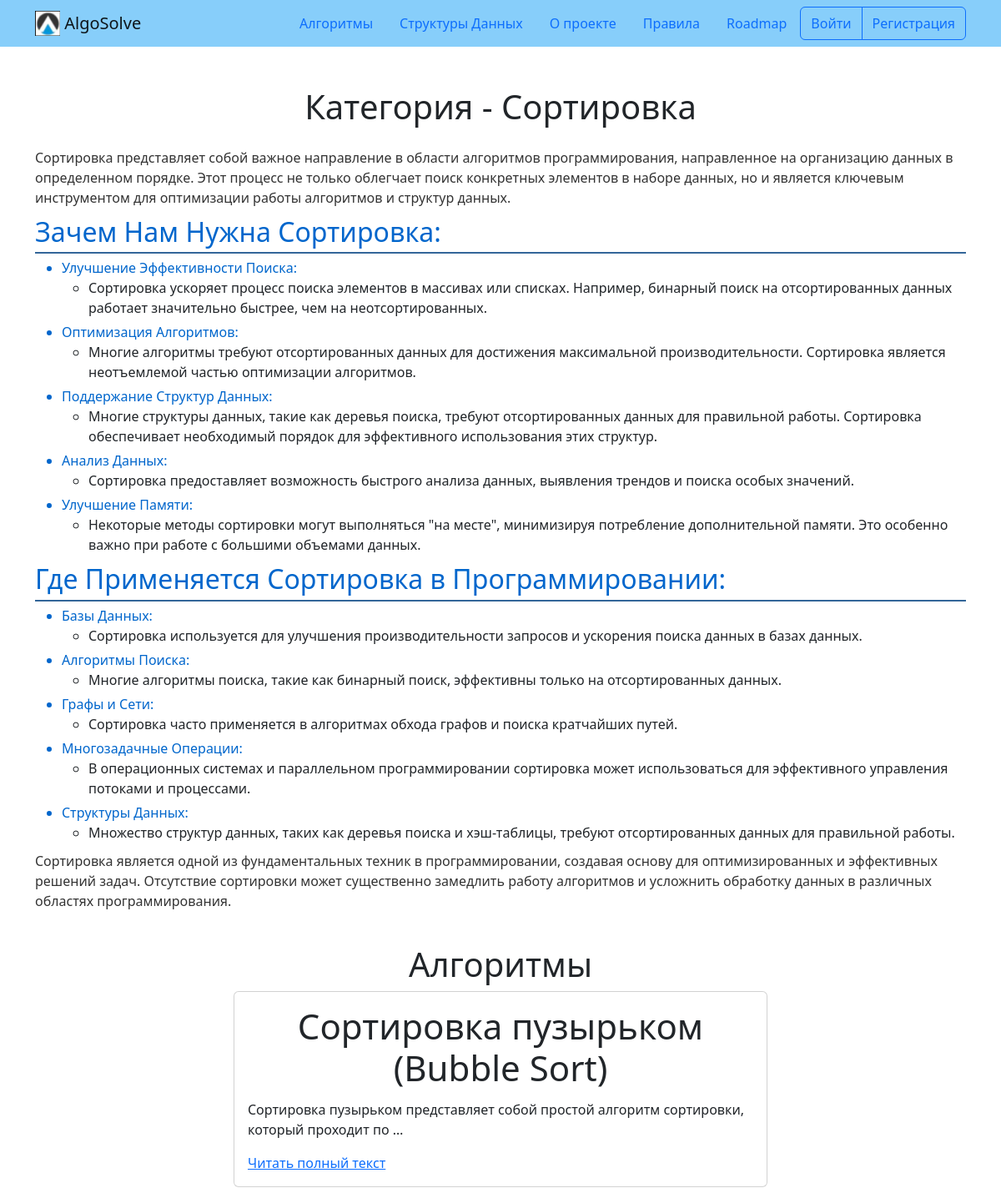
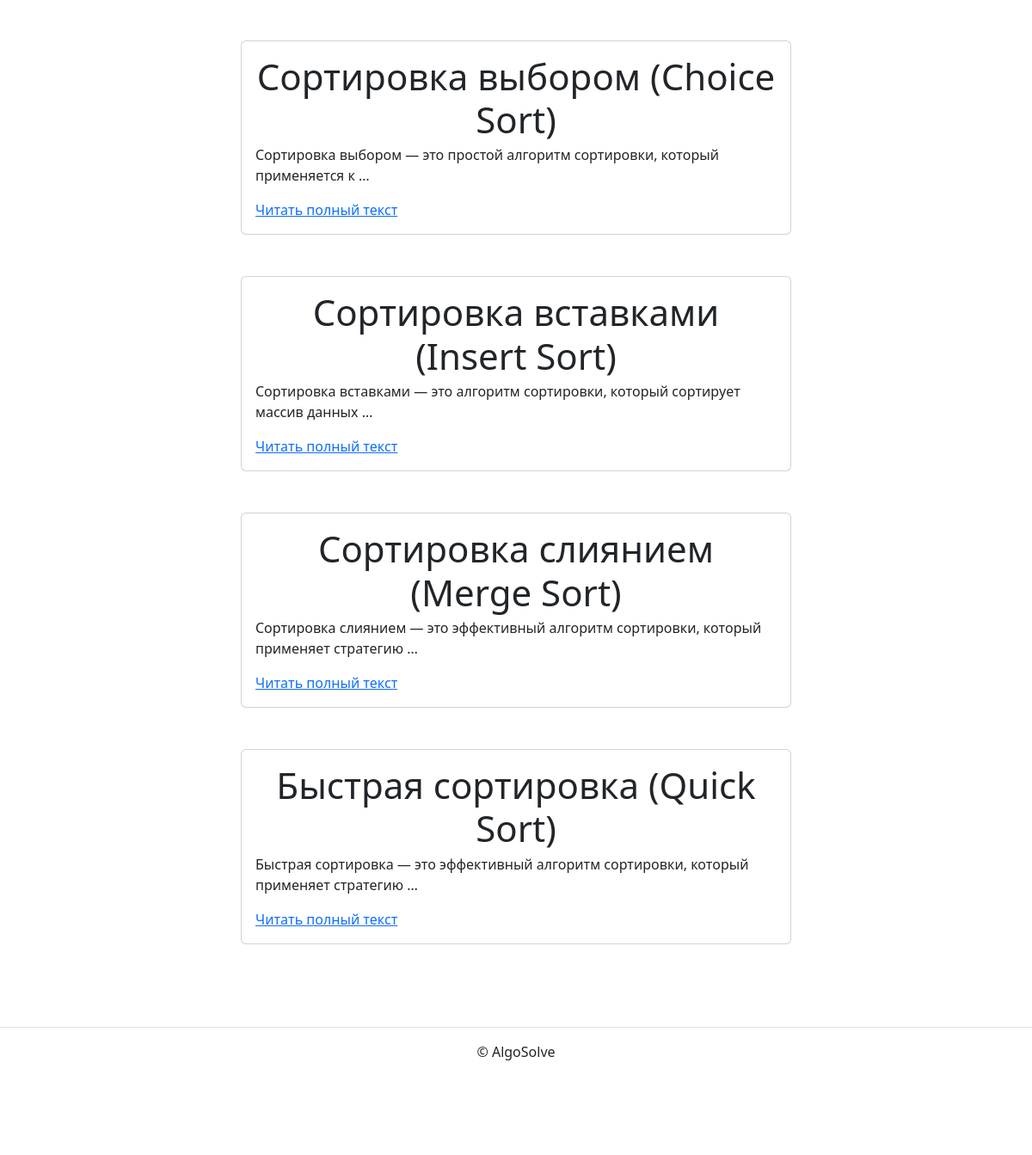
/algorithms/category_detail/sorting/, run on the app's committed database (2 pictures, top to bottom).
### algorithm/models.py (models this page shows, shortened)
class BaseModel(models.Model):
    is_published = models.BooleanField(
        default=True,
        verbose_name='Опубликовано',
        help_text='Снимите галочку, чтобы скрыть публикацию.'
    )
    created_at = models.DateTimeField(
        auto_now_add=True,
        verbose_name='Добавлено'
    )
    class Meta:
        abstract = True

class Category(BaseModel):
    title = models.CharField(verbose_name='Название', max_length=256)
    description = models.TextField(verbose_name='Описание', max_length=10000)
    slug = models.SlugField(
        unique=True,
        blank=True,
        verbose_name='Идентификатор',
        help_text=('Идентификатор страницы для URL; '
                   'разрешены символы латиницы, цифры, дефис и подчёркивание.')
    )
    class Meta:
        verbose_name = 'категория'
        verbose_name_plural = 'Категории'

class Algorithm(BaseModel):
    category = models.ForeignKey(
        Category,
        on_delete=models.SET_NULL,
        related_name='algorithms',
        null=True
    )
    title = models.CharField(verbose_name='Название', max_length=256)
    description = models.TextField(verbose_name='Описание', max_length=10000)
    theory = models.TextField(verbose_name='Принцип работы', max_length=10000)
    realization = models.TextField(verbose_name='Реализация', max_length=10000)
    example = models.TextField(verbose_name='Пример работы', max_length=10000)
    slug = models.SlugField(
        unique=True,
        blank=True,
        verbose_name='Идентификатор',
        help_text=('Идентификатор страницы для URL; '
                   'разрешены символы латиницы, цифры, дефис и подчёркивание.')
    )
    class Meta:
        verbose_name = 'алгоритм'
        verbose_name_plural = 'Алгоритмы'

### algorithm/views.py (the view)
class CategoryDetailView(ListView):
    model = Algorithm
    template_name = 'algorithm/category.html'
    def get_queryset(self):
        qs = super().get_queryset()
        return qs.filter(category__slug=self.kwargs['category'])
    def get_context_data(self, **kwargs):
        context = super().get_context_data(**kwargs)
        context['category'] = get_object_or_404(
            Category, slug=self.kwargs['category'])
        context['urls'] = get_object_or_404(
            Category, slug=self.kwargs['category']).urls.all()
        context['images'] = get_object_or_404(
            Category, slug=self.kwargs['category']).images.all()
        return context

### templates/algorithm/category.html (shortened to what this page needs)
{% extends "base.html" %}
{% block content %}
  <h1 class="text-center">Категория - {{ category.title }}</h1>
  <p class="col-12 offset-0 mb-3 lead text">{{ category.description|safe }}</p>
  <br>
  <h1 class="text-center">Алгоритмы</h1>
  {% for algorithm in object_list %}
    <article class="mb-5">
      {% include "includes/post_card.html" %}
    </article>
  {% endfor %}
{% endblock %}

### templates/includes/post_card.html (shortened to what this page needs)
<div class="col d-flex justify-content-center">
  <div class="card" style="width: 40rem;">
    <div class="card-body">
      {% if '/algorithms/categories/' in request.path %}
        <h5 class="card-title">{{ category.title }}</h5>
        <h6 class="card-subtitle mb-2 text-muted">
          <small>
            {% if not category.is_published %}
              <p class="text-danger">Категория снят с публикации админом</p>
            {% endif %}
          </small>
        </h6>
        <p class="card-text">{{ category.description|truncatewords:10|safe }}</p>
        <a href="{% url 'algorithm:category_detail' category.slug %}" class="card-link">Читать полный текст</a>
      {% elif '/category_detail/' in request.path %}
        <h5 class="card-title">{{ algorithm.title }}</h5>
        <p class="card-text">{{ algorithm.description|truncatewords:10|safe }}</p>
        <a href="{% url 'algorithm:algorithm_detail' category.slug algorithm.slug %}" class="card-link">Читать полный текст</a>
        {% endif %}
    </div>
  </div>
</div>

### static_dev/css/for_algorithm_detail.css (style rules this page uses)
.card-title { text-align: center; font-size: 42px; }
h2 { color: #336699; border-bottom: 2px solid #336699; padding-bottom: 5px; }

### data on the page
Category: title "Сортировка", description "Сортировка представляет собой важное направление в области алгоритмов программирования, направленное на организацию данных в определенном порядке. Этот процесс не только облегчает поиск конкретных элементов в наборе данных, но и является ключевым инструментом для оптимизации работы алгоритмов и структур данных. Зачем Нам Нужна Сортировка: Улучшение Эффективности Поиска: Сортировка ускоряет процесс поиска элементов в массивах или списках. Например, бинарный поиск на отсортированных данных работает значительно быстрее, чем на неотсортированных. Оптимизация Алгоритмов: Многие алгоритмы требуют отсортированных данных для достижения максимальной производительности. Сортировка является…"
Algorithm: title "Сортировка пузырьком (Bubble Sort)", description "Сортировка пузырьком представляет собой простой алгоритм сортировки, который проходит по …"
Algorithm: title "Сортировка выбором (Choice Sort)", description "Сортировка выбором — это простой алгоритм сортировки, который применяется к …"
Algorithm: title "Сортировка вставками (Insert Sort)", description "Сортировка вставками — это алгоритм сортировки, который сортирует массив данных …"
Algorithm: title "Сортировка слиянием (Merge Sort)", description "Сортировка слиянием — это эффективный алгоритм сортировки, который применяет стратегию …"
Algorithm: title "Быстрая сортировка (Quick Sort)", description "Быстрая сортировка — это эффективный алгоритм сортировки, который применяет стратегию …"
